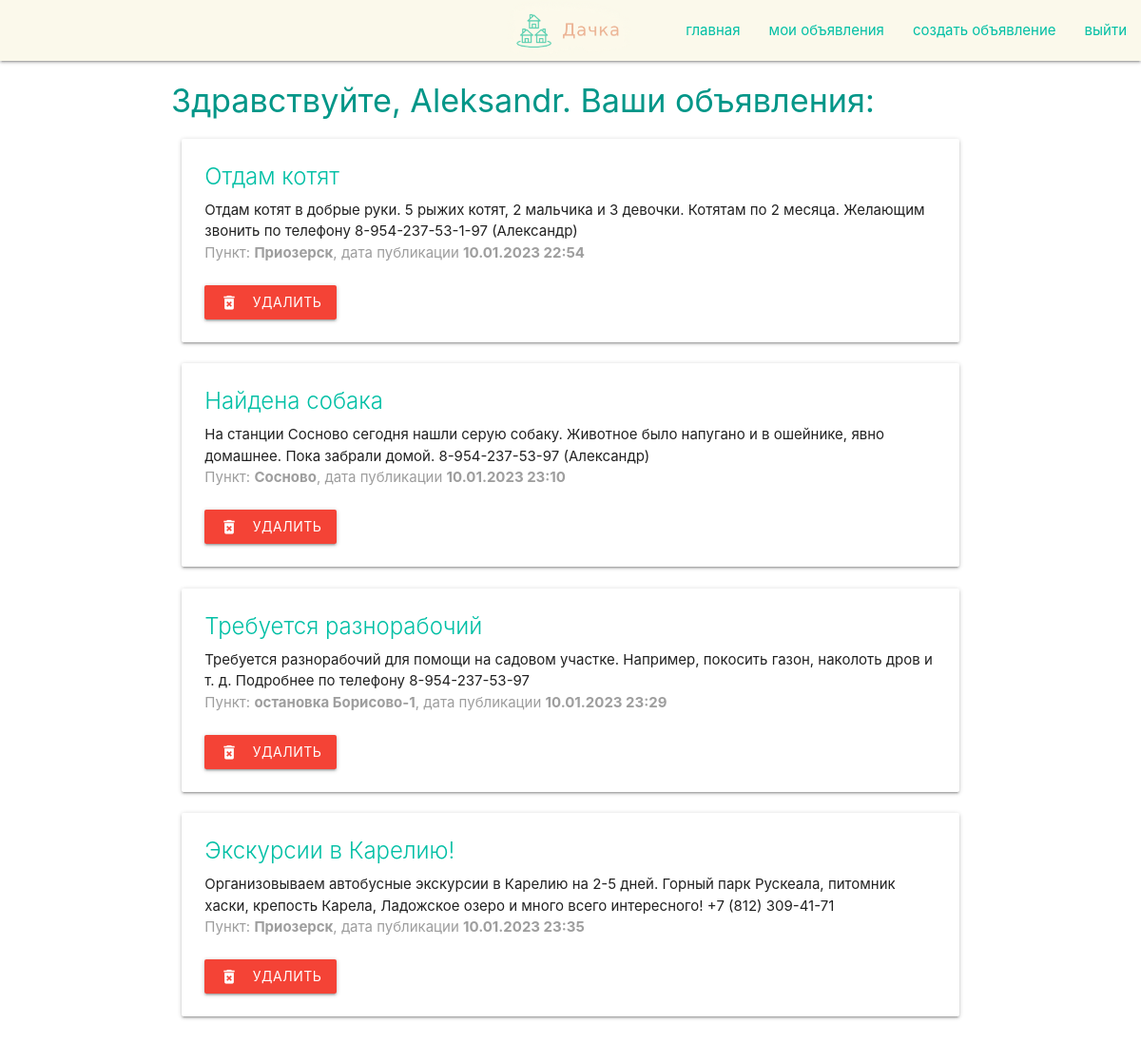
The page /my_advs (signed in) on the database its author committed.
### data/users.py (models this page shows, shortened)
class User(SqlAlchemyBase, UserMixin):
    __tablename__ = 'users'
    id = sqlalchemy.Column(sqlalchemy.Integer,
                           primary_key=True, autoincrement=True)
    name = sqlalchemy.Column(sqlalchemy.String, nullable=True)
    email = sqlalchemy.Column(sqlalchemy.String,
                              index=True, unique=True, nullable=True)
    hashed_password = sqlalchemy.Column(sqlalchemy.String, nullable=True)
    announcements = orm.relation("Announcement", back_populates='user')
    favs = orm.relation("Fav", back_populates='user')

### data/announcements.py (models this page shows)
class Announcement(SqlAlchemyBase):
    __tablename__ = 'announcements'
    id = sqlalchemy.Column(sqlalchemy.Integer, primary_key=True, autoincrement=True)
    title = sqlalchemy.Column(sqlalchemy.String, nullable=True)
    content = sqlalchemy.Column(sqlalchemy.String, nullable=True)
    created_date = sqlalchemy.Column(sqlalchemy.DateTime, default=datetime.datetime.now)
    user_id = sqlalchemy.Column(sqlalchemy.Integer, sqlalchemy.ForeignKey("users.id"))
    station_id = sqlalchemy.Column(sqlalchemy.Integer, sqlalchemy.ForeignKey("stations.id"))
    user = orm.relation('User')
    station = orm.relation('Station')

### data/stations.py (models this page shows)
class Station(SqlAlchemyBase):
    __tablename__ = 'stations'
    id = sqlalchemy.Column(sqlalchemy.Integer, primary_key=True, autoincrement=True)
    name = sqlalchemy.Column(sqlalchemy.String, nullable=True)
    code = sqlalchemy.Column(sqlalchemy.String, nullable=True)
    announcements = orm.relation("Announcement", back_populates='station')

### app.py (the view)
@app.route('/my_advs')
def my_advs():
    session = db_session.create_session()
    advs = session.query(Announcement).filter(Announcement.user == current_user)
    return render_template('my_advs.html', title='Мои объявления', advs=advs)

### app.py (called while the page is built)
@login_manager.user_loader
def load_user(user_id):
    session = db_session.create_session()
    return session.query(User).get(user_id)

### data/db_session.py (called while the page is built)
def create_session() -> Session:
    global __factory
    return __factory()

### templates/my_advs.html
{% extends "base.html" %}
{% block content %}
{% include "nav.html" %}
<div class="container">
  <div class="row">
    {% if current_user.is_authenticated %}
    <h4 class="teal-text">Здравствуйте, {{ current_user.name }}. Ваши объявления:</h4>
    {% for item in advs %}
    <div class="col s12">
      <div class="card">
        <div class="card-content">
          <span class="card-title teal-text text-accent-4">{{ item.title }}</span>
          <p>{{ item.content }}</p>
          <p class="grey-text">Пункт: <b>{{ item.station.name }}</b>, дата публикации <b>{{ item.created_date.strftime('%d.%m.%Y %H:%M') }}</b></p><br>
          <a class="waves-effect waves-light red btn" href="/delete_adv/{{ item.id }}"><i class="material-icons left">delete_forever</i>Удалить</a>
        </div>
      </div>
    </div>
    {% else %}
    <h5 class="grey-text">Вы не разместили ни одного объявления</h5>
    {% endfor %}
    {% else %}
    <h4 class="teal-text"><a href="/login">Авторизуйтесь</a> или <a href="/register">зарегистрируйтесь</a>, чтобы
      создавать и просматривать объявления</h4>
    {% endif %}
  </div>
</div>
{% endblock %}

### rows shown on the page
User: name "Aleksandr"
Announcement: title "Отдам котят", content "Отдам котят в добрые руки. 5 рыжих котят, 2 мальчика и 3 девочки. Котятам по 2 месяца. Желающим звонить по телефону 8-954-237-53-1-97 (Александр)", station.name "Приозерск", created_date "10.01.2023 22:54"
Announcement: title "Найдена собака", content "На станции Сосново сегодня нашли серую собаку. Животное было напугано и в ошейнике, явно домашнее. Пока забрали домой. 8-954-237-53-97 (Александр)", station.name "Сосново", created_date "10.01.2023 23:10"
Announcement: title "Требуется разнорабочий", content "Требуется разнорабочий для помощи на садовом участке. Например, покосить газон, наколоть дров и т. д. Подробнее по телефону 8-954-237-53-97", station.name "остановка Борисово-1", created_date "10.01.2023 23:29"
Announcement: title "Экскурсии в Карелию!", content "Организовываем автобусные экскурсии в Карелию на 2-5 дней. Горный парк Рускеала, питомник хаски, крепость Карела, Ладожское озеро и много всего интересного! +7 (812) 309-41-71", station.name "Приозерск", created_date "10.01.2023 23:35"
